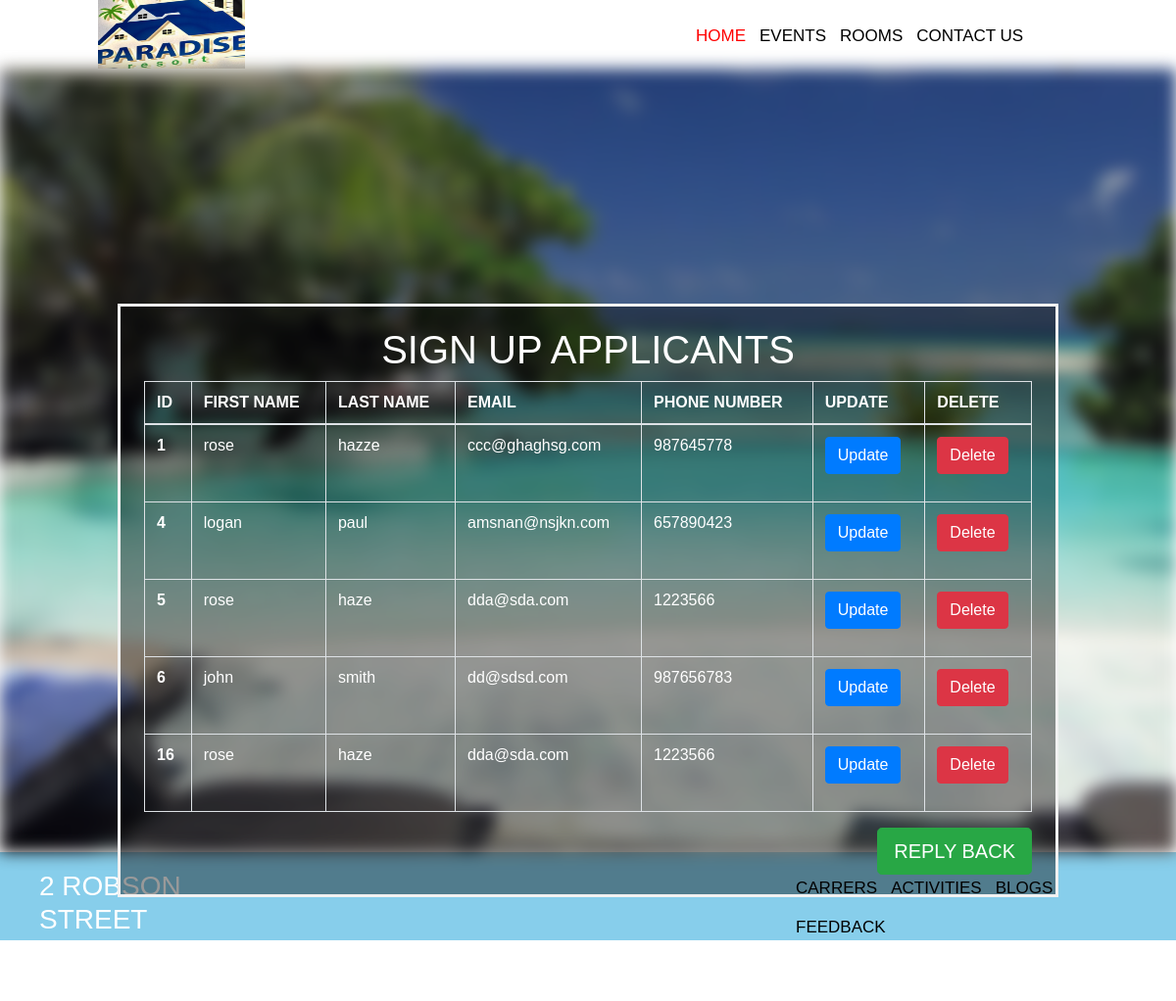
Page /admins/CareerAdmin.php (signed in) on the committed database.
### tables this page shows
CREATE TABLE `career` (
  `id` int(11) NOT NULL,
  `firstname` varchar(200) NOT NULL,
  `lastname` varchar(200) NOT NULL,
  `phone` int(100) NOT NULL,
  `email` varchar(200) NOT NULL
);

### functions/Career1.php (called while the page is built, shortened)
<?php
class Career
{
    private $dbconn;
    public function __construct($dbconn)
    {
        $this->dbconn = $dbconn;
    }
    public function listCareer()
    {
        $sql = "SELECT * FROM career";
        $pdostm = $this->dbconn->prepare($sql);
        $pdostm->execute();
        $contacts = $pdostm->fetchAll(PDO::FETCH_OBJ);
        return $contacts;
    }
}

### admins/CareerAdmin.php (the view, shortened to what this page needs)
<?php
require_once "../database_connection(xamp)/database1.php";
require_once "../functions/Career1.php";
$dbconn= Database::getDB();
$c = new Career($dbconn);
$contacts = $c->listCareer();
?>
<html lang="en">
<head>
    <link rel="stylesheet" href="https://maxcdn.bootstrapcdn.com/bootstrap/4.0.0/css/bootstrap.min.css">
    <link rel="stylesheet" type="text/css" href="../styles/resort2.css"/>
</head>
<body>
<header id="header">
    <nav id="header_nav">
        <img id="logo" src="../images/PROJECT_TASKLIST4/logo.png" id="logo" width="150" height="70" class="left" alt="Paradise restaurant logo" />
        <ul id="nav_list">
            <li><a href="../admins/home.php"><span class="h_home">HOME</span></a></li>
            <li><a href="../admins/events1.php">EVENTS</a></li>
            <li><a href="../admins/rooms1.php">ROOMS</a></li>
            <li><a href="ContactAdmin.php">CONTACT US</a></li>
        </ul>
    </nav>
</header>
<div class="bg-image"></div>
<div class="bg-text">
    <div>
        <p class="h1 text-center"> SIGN UP APPLICANTS</p>
        <div class="m-1">
            <table class="table table-bordered tbl">
                <thead>
                <tr>
                    <th scope="col">ID</th>
                    <th scope="col">FIRST NAME</th>
                    <th scope="col">LAST NAME</th>
                    <th scope="col">EMAIL</th>
                    <th scope="col">PHONE NUMBER</th>
                    <th scope="col">UPDATE</th>
                    <th scope="col">DELETE</th>
                </tr>
                </thead>
                <tbody>
                <?php foreach ($contacts as $contact) { ?>
                    <tr>
                        <th scope="col"><?= $contact->id ?></th>
                        <td scope="col"><?= $contact->firstname ?></td>
                        <td scope="col"><?= $contact->lastname ?></td>
                        <td scope="col"><?= $contact->email ?></td>
                        <td scope="col"><?= $contact->phone ?></td>
                        <td>
                            <form action="CareerUpdate.php" method="post">
                                <input type="submit" class="button btn btn-primary" name="updatecareer" value="Update"/>
                            </form>
                        </td>
                        <td>
                            <form action="CareerDelete.php" method="post">
                                <input type="submit" class="button btn btn-danger" name="deleteCareer" value="Delete"/>
                            </form>
                        </td>
                    </tr>
                <?php }?>
                </tbody>
            </table>
            <a href="" id="btn_addStudent" class="btn btn-success btn-lg float-right">REPLY BACK</a>
        </div>
    </div>
</div>
<footer id="footer">
    <h3 id="location">2 ROBSON STREET TORONTO,ON M9X1B2</h3>
    <div class="foot">
        <nav>
            <ul id="foot_list">
                <li><a href="ContactAdmin.php">CARRERS</a></li>
                <li><a href="activitiesAdmin.php">ACTIVITIES</a></li>
                <li><a href="blogsAdmin.php">BLOGS</a></li>
                <li><a href="feedbackAdmin.php">FEEDBACK</a></li>
            </ul>
        </nav>
    </div>
</footer>
</body>
</html>

### styles/resort2.css (style rules this page uses)
header { height:70px; }
#header_nav { display: inline-block; }
#logo { position: absolute; margin-left:100px; overflow: visible; }
#nav_list { display:inline-block; list-style-type: none; margin:1em; margin-left: 39em; overflow: hidden; vertical-align: top; font-size:17px; color:black; }
.h_home { color:red; }
li { float: left; }
li a { display: block; color: #000; text-align: center; padding: 7px 7px; text-decoration: none; }
body, html { height: 100%; margin: 0; font-family: Arial, Helvetica, sans-serif; color:white; }
.bg-image { background-image: url("../images/pc.jpg"); filter: blur(8px); -webkit-filter: blur(8px); height: 100%; background-position: center; background-repeat: no-repeat; background-size: cover; }
.bg-text { background-color: rgb(0,0,0); background-color: rgba(0,0,0, 0.4); color: white; font-weight: bold; border: 3px solid #f1f1f1; position: absolute; top: 60%; left: 50%; transform: translate(-50%, -50%); z-index: 2; width: 80%; padding: 20px; text-align: center; }
footer { background-color: skyblue; height:90px; max-height: 100%; }
#location { position: absolute; margin-top:18px; margin-left:40px; max-width: 20%; }
.foot { display: inline-block; }
#foot_list { position: absolute; list-style: none; margin:1em; margin-left: 45em; margin-bottom: 50px; font-size: 17px; }

### rows in the picture
career: id "1", firstname "rose", lastname "hazze", email "ccc@ghaghsg.com", phone "987645778"
career: id "4", firstname "logan", lastname "paul", email "amsnan@nsjkn.com", phone "657890423"
career: id "5", firstname "rose", lastname "haze", email "dda@sda.com", phone "1223566"
career: id "6", firstname "john", lastname "smith", email "dd@sdsd.com", phone "987656783"
career: id "16", firstname "rose", lastname "haze", email "dda@sda.com", phone "1223566"
